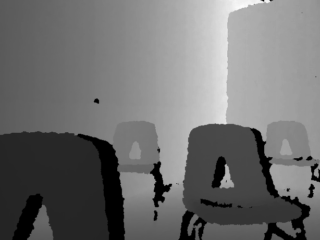
%> input picture clase4/contrasM.png, 320 x 240 px
$ octave ajuste_de_gamma.m   (GNU Octave 9; MATLAB toolbox functions it lacks are replaced by stand-ins)
%> lines starting %> are read from the running program, lines starting %| are printed output that depends on the picture

%correccion de gamma

close all;
clear all;

imge = imread('contrasM.png');
%> imge is the input picture: size 240x320x3 uint8; min 0, max 252, mean 111.3

[u,v,ch] = size(imge);
%> u = 240; v = 320; ch = 3
imGamma  = imadjust(imge,[],[],0.3);
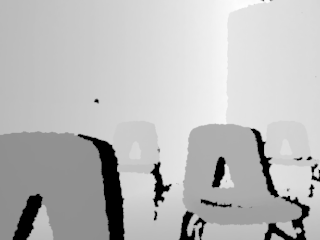
%> imGamma: size 240x320x3 uint8; min 0, max 254, mean 186.6
figure(4);
imshowpair(imge, imGamma, 'montage');
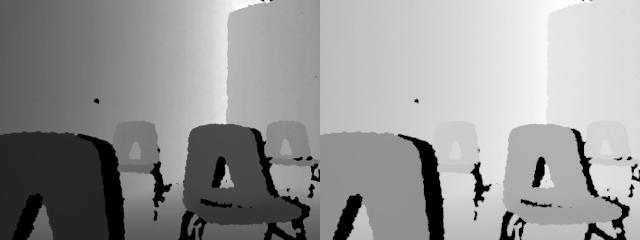
%> displayed picture: size 240x640x3, on the screen's scale of 0 to 255; min 0, max 255, mean 150.1
title('Imagen Correccion');

$ run again, with clase4/p5.png copied over clase4/contrasM.png
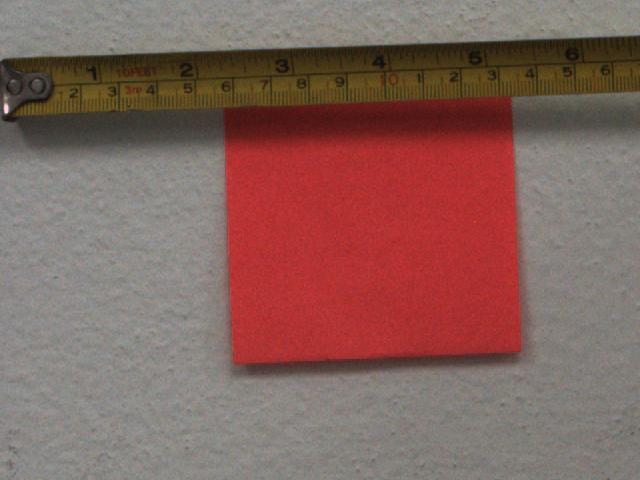
%> input picture clase4/p5.png, 640 x 480 px
%> imge is the input picture: size 480x640x3 uint8; mean R, G, B 132.3, 99.6, 93.3
%> `imGamma  = imadjust(imge,[],[],0.3);`:
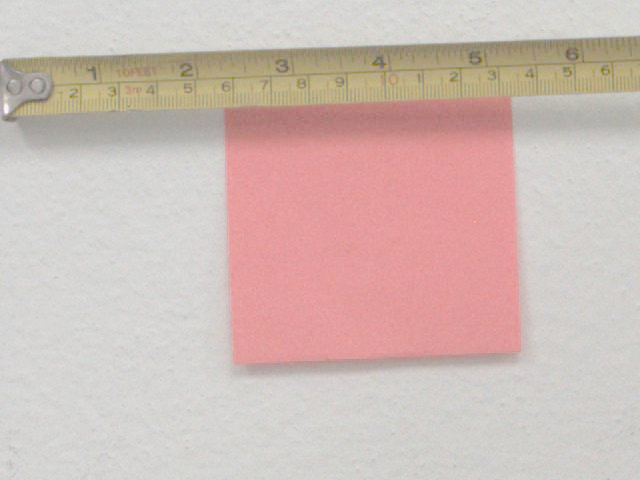
%> imGamma: size 480x640x3 uint8; mean R, G, B 207.6, 187.9, 182.4
%> `imshowpair(imge, imGamma, 'montage');`:
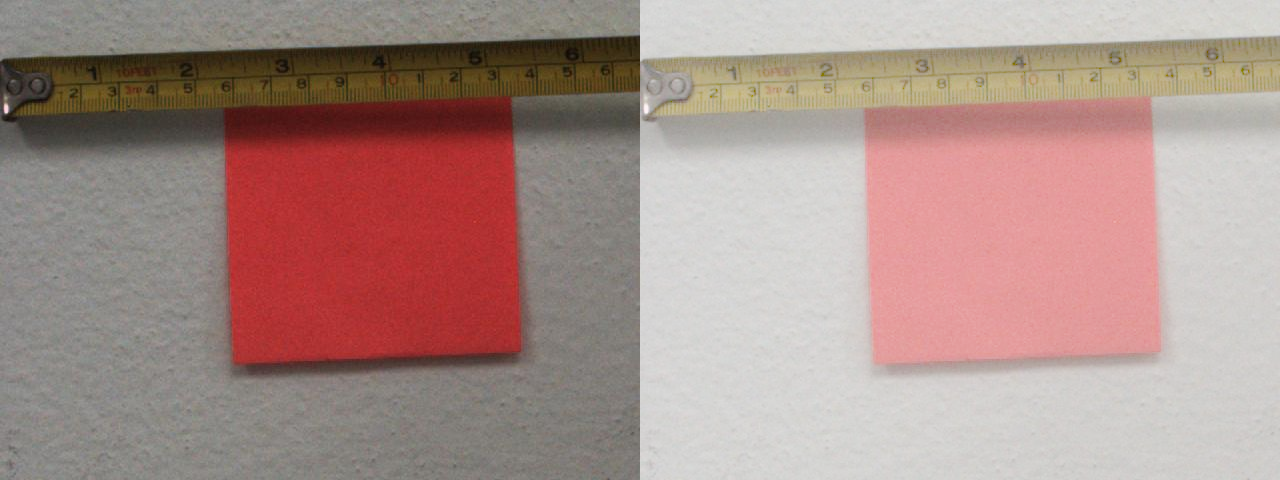
%> displayed picture: size 480x1280x3, on the screen's scale of 0 to 255; mean R, G, B 169.9, 143.8, 137.8
